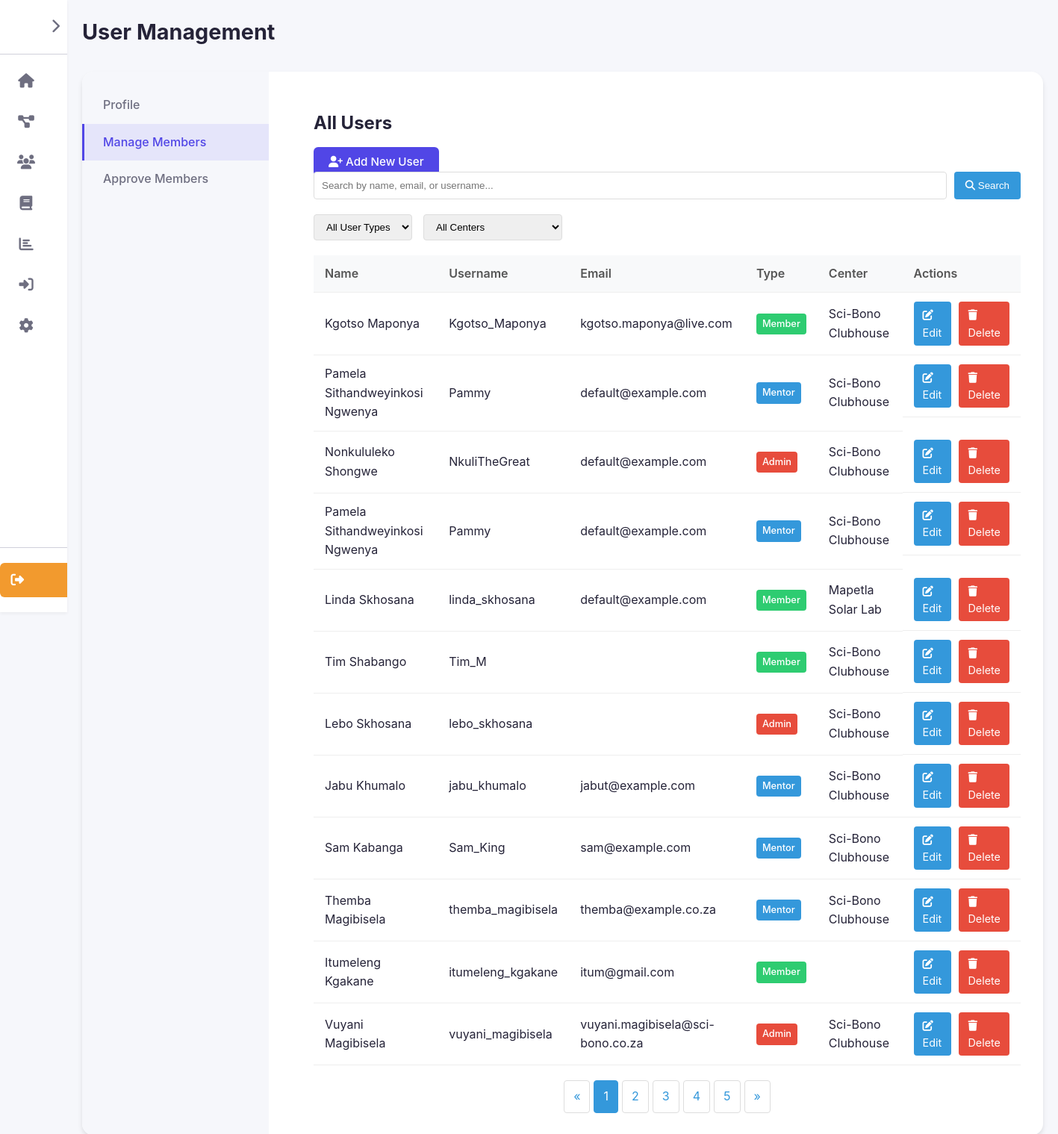
Page /app/Views/user_list.php (signed in) on the committed database.
### tables this page shows
CREATE TABLE `users` (
  `id` int(100) NOT NULL,
  `username` varchar(255) NOT NULL,
  `email` varchar(255) NOT NULL DEFAULT 'default@example.com',
  `password` varchar(255) NOT NULL,
  `name` varchar(255) NOT NULL,
  `surname` varchar(255) NOT NULL,
  `user_type` enum('admin','mentor','member','alumni','community') NOT NULL DEFAULT 'member',
  `date_of_birth` date DEFAULT NULL,
  `Gender` enum('Male','Female','Other') NOT NULL,
  `grade` int(12) DEFAULT NULL,
  `school` varchar(255) DEFAULT NULL,
  `parent` varchar(255) DEFAULT NULL,
  `parent_email` varchar(255) DEFAULT NULL,
  `leaner_number` int(10) DEFAULT NULL,
  `parent_number` int(10) DEFAULT NULL,
  `Relationship` varchar(255) DEFAULT NULL,
  `Center` enum('Sci-Bono Clubhouse','Waverly Girls Solar Lab','Mapetla Solar Lab','Emdeni Solar Lab') NOT NULL DEFAULT 'Sci-Bono Clubhouse',
  `nationality` varchar(100) DEFAULT NULL,
  `id_number` varchar(50) DEFAULT NULL,
  `home_language` varchar(50) DEFAULT NULL,
  `address_street` varchar(255) DEFAULT NULL,
  `address_suburb` varchar(255) DEFAULT NULL,
  `address_city` varchar(255) DEFAULT NULL,
  `address_province` varchar(100) DEFAULT NULL,
  `address_postal_code` varchar(20) DEFAULT NULL,
  `medical_aid_name` varchar(100) DEFAULT NULL,
  `medical_aid_holder` varchar(100) DEFAULT NULL,
  `medical_aid_number` varchar(100) DEFAULT NULL,
  `emergency_contact_name` varchar(255) DEFAULT NULL,
  `emergency_contact_relationship` varchar(100) DEFAULT NULL,
  `emergency_contact_phone` varchar(50) DEFAULT NULL,
  `emergency_contact_email` varchar(255) DEFAULT NULL,
  `emergency_contact_address` text DEFAULT NULL,
  `interests` text DEFAULT NULL,
  `role_models` text DEFAULT NULL,
  `goals` text DEFAULT NULL,
  `has_computer` tinyint(1) DEFAULT NULL,
  `computer_skills` text DEFAULT NULL,
  `computer_skills_source` varchar(255) DEFAULT NULL
);

### app/Views/user_list.php (the view, shortened to what this page needs)
<?php
require_once '../../server.php';
$sql = "SELECT * FROM users ORDER BY id DESC";
$result = $conn->query($sql);
$users = [];
if ($result && $result->num_rows > 0) {
    while ($row = $result->fetch_assoc()) {
        $users[] = $row;
    }
}
?>
<!DOCTYPE html>
<html lang="en">
<head>
    <link rel="stylesheet" href="../../public/assets/css/settingsStyle.css">
    <link rel="stylesheet" href="https://cdnjs.cloudflare.com/ajax/libs/font-awesome/6.4.0/css/all.min.css">
</head>
<body>
    <div class="container">
        <aside id="sidebar" class="sidebar">
            <div class="sidebar-header">
                <div class="sidebar-logo">
                    <img src="../../public/assets/images/TheClubhouse_Logo_White_Large.png" alt="Clubhouse Logo">
                </div>
                <button id="sidebar-toggle" class="toggle-sidebar">
                    <i class="fas fa-chevron-right"></i>
                </button>
            </div>
            <ul class="sidebar-menu">
                <li class="sidebar-item">
                    <a href="../../home.php" class="sidebar-link">
                        <div class="sidebar-icon">
                            <i class="fas fa-home"></i>
                        </div>
                    </a>
                </li>
                <li class="sidebar-item">
                    <a href="../../projects.php" class="sidebar-link">
                        <div class="sidebar-icon">
                            <i class="fas fa-project-diagram"></i>
                        </div>
                    </a>
                </li>
                <li class="sidebar-item">
                    <a href="../../members.php" class="sidebar-link">
                        <div class="sidebar-icon">
                            <i class="fas fa-users"></i>
                        </div>
                    </a>
                </li>
                <li class="sidebar-item">
                    <a href="./learn.php" class="sidebar-link">
                        <div class="sidebar-icon">
                            <i class="fas fa-book"></i>
                        </div>
                    </a>
                </li>
                <li class="sidebar-item">
                    <a href="./statsDashboard.php" class="sidebar-link">
                        <div class="sidebar-icon">
                            <i class="fas fa-chart-bar"></i>
                        </div>
                    </a>
                </li>
                <li class="sidebar-item">
                    <a href="../../signin.php" class="sidebar-link">
                        <div class="sidebar-icon">
                            <i class="fas fa-sign-in-alt"></i>
                        </div>
                    </a>
                </li>
                <li class="sidebar-item">
                    <a href="./settings.php" class="sidebar-link">
                        <div class="sidebar-icon">
                            <i class="fas fa-cog"></i>
                        </div>
                    </a>
                </li>
            </ul>
            <div class="sidebar-footer">
                <a href="../../logout_process.php" class="logout-button">
                    <i class="fas fa-sign-out-alt logout-icon"></i>
                </a>
            </div>
        </aside>
        <main id="main-content" class="main-content">
            <div class="content-header">
                <h1 class="content-title">User Management</h1>
            </div>
            <div class="settings-container">
                <div class="settings-nav">
                    <a href="./settings.php" class="settings-nav-link">Profile</a>
                    <a href="./user_list.php" class="settings-nav-link active">Manage Members</a>
                    <a href="#" class="settings-nav-link">Approve Members</a>
                </div>
                <div class="settings-content">
                    <div class="settings-header">
                        <h2>All Users</h2>
                        <a href="../../signup.php" class="form-button add-user-btn">
                            <i class="fas fa-user-plus"></i> Add New User
                        </a>
                    </div>
                    <div class="search-form">
                        <input type="text" class="search-input" placeholder="Search by name, email, or username...">
                        <button type="submit" class="search-btn">
                            <i class="fas fa-search"></i> Search
                        </button>
                    </div>
                    <div class="filters">
                        <select class="filter-select">
                            <option value="">All User Types</option>
                        </select>
                        <select class="filter-select">
                            <option value="">All Centers</option>
                        </select>
                    </div>
                    <div class="user-list-container">
                        <table class="user-list">
                            <thead>
                                <tr>
                                    <th>Name</th>
                                    <th>Username</th>
                                    <th>Email</th>
                                    <th>Type</th>
                                    <th>Center</th>
                                    <th>Actions</th>
                                </tr>
                            </thead>
                            <tbody>
                                <?php if (empty($users)): ?>
                                <tr>
                                    <td colspan="6">No users found.</td>
                                </tr>
                                <?php else: ?>
                                    <?php foreach ($users as $user): ?>
                                    <tr>
                                        <td><?php echo htmlspecialchars($user['name'] . ' ' . $user['surname']); ?></td>
                                        <td><?php echo htmlspecialchars($user['username']); ?></td>
                                        <td><?php echo htmlspecialchars($user['email']); ?></td>
                                        <td>
                                            <span class="user-type-badge badge-<?php echo $user['user_type']; ?>">
                                                <?php echo ucfirst($user['user_type']); ?>
                                            </span>
                                        </td>
                                        <td><?php echo htmlspecialchars($user['Center']); ?></td>
                                        <td class="user-actions">
                                            <a href="./settings.php?id=<?php echo $user['id']; ?>" class="user-action-btn edit-btn">
                                                <i class="fas fa-edit"></i> Edit
                                            </a>
                                            <?php if ($_SESSION['user_type'] === 'admin'): ?>
                                                <a href="<?php echo BASE_URL; ?>user-delete.php?id=<?php echo $user['id']; ?>" class="user-action-btn delete-btn" onclick="return confirm('Are you sure you want to delete this user? This action cannot be undone.');">
                                                    <i class="fas fa-trash"></i> Delete
                                                </a>
                                            <?php endif; ?>
                                        </td>
                                    </tr>
                                    <?php endforeach; ?>
                                <?php endif; ?>
                            </tbody>
                        </table>
                    </div>
                    <div class="pagination">
                        <a href="#">&laquo;</a>
                        <a href="#" class="active">1</a>
                        <a href="#">2</a>
                        <a href="#">3</a>
                        <a href="#">4</a>
                        <a href="#">5</a>
                        <a href="#">&raquo;</a>
                    </div>
                </div>
            </div>
        </main>
    </div>
</body>
</html>

### public/assets/css/settingsStyle.css (style rules this page uses)
:root { --primary: #5146e6; --primary-light: #6c63ff; --primary-dark: #3d39ac; --secondary: #f29a2e; --secondary-hover: #e08a20; --dark: #252338; --gray-dark: #414153; --gray-medium: #6e6e80; --gray-light: #d0d0db; --light: #f6f7fb; --white: #ffffff; --danger: #e74c3c; --success: #2ecc71; --shadow-sm: 0 2px 4px rgba(0, 0, 0, 0.05); --shadow-md: 0 4px 6px rgba(0, 0, 0, 0.1); --shadow-lg: 0 10px 15px rgba(0, 0, 0, 0.1); --border-radius-sm: 6px; --border-radius-md: 10px; --border-radius-lg: 16px; --transition: all 0.3s ease; }
body { font-family: 'Inter', 'Roboto', -apple-system, BlinkMacSystemFont, 'Segoe UI', sans-serif; background-color: var(--light); color: var(--dark); margin: 0; padding: 0; overflow-x: hidden; min-height: 100vh; line-height: 1.6; }
a { text-decoration: none; color: inherit; }
.container { display: grid; grid-template-columns: auto auto; height: 100vh; }
.sidebar { background-color: var(--white); color: var(--gray-medium); width: 90px; height: 100vh; box-shadow: var(--shadow-sm); display: flex; flex-direction: column; align-items: center; padding-top: 20px; position: fixed; z-index: 10; overflow-y: auto; transition: var(--transition); }
.sidebar-header { display: flex; align-items: center; justify-content: space-between; width: 100%; padding: 0 15px 20px; margin-bottom: 10px; border-bottom: 1px solid var(--gray-light); }
.toggle-sidebar { background: none; border: none; color: var(--gray-medium); cursor: pointer; font-size: 1.2rem; padding: 5px; margin-right: 5px; }
.sidebar-logo { display: flex; align-items: center; font-weight: 700; color: var(--primary); font-size: 1.2rem; }
.sidebar-logo img { width: 30px; margin-right: 10px; }
.sidebar-menu { display: flex; flex-direction: column; width: 100%; padding: 0; margin: 0; list-style-type: none; }
.sidebar-item { width: 100%; margin-bottom: 5px; }
.sidebar-link { display: flex; align-items: center; padding: 12px 15px; color: var(--gray-medium); border-radius: var(--border-radius-sm); transition: var(--transition); margin: 0 8px; }
.sidebar-icon { min-width: 24px; height: 24px; display: flex; align-items: center; justify-content: center; margin-right: 15px; font-size: 1.2rem; }
.sidebar-footer { margin-top: auto; width: 100%; padding: 20px 15px; border-top: 1px solid var(--gray-light); }
.logout-button { display: flex; align-items: center; justify-content: center; width: 100%; padding: 10px; background-color: var(--secondary); color: var(--white); border: none; border-radius: var(--border-radius-sm); cursor: pointer; font-weight: 500; transition: var(--transition); }
.logout-icon { margin-right: 10px; font-size: 1.1rem; }
.main-content { margin-left: 90px; padding: 20px; flex: 1; transition: var(--transition); }
.content-header { display: flex; align-items: center; justify-content: space-between; margin-bottom: 30px; }
.content-title { font-size: 1.8rem; font-weight: 700; color: var(--dark); margin: 0; }
.settings-container { display: grid; grid-template-columns: 250px 1fr; gap: 30px; background-color: var(--white); border-radius: var(--border-radius-lg); box-shadow: var(--shadow-md); overflow: hidden; }
.settings-nav { background-color: var(--light); padding: 20px 0; }
.settings-nav-link { display: block; padding: 12px 25px; color: var(--gray-medium); font-weight: 500; transition: var(--transition); border-left: 3px solid transparent; }
.settings-nav-link.active { background-color: rgba(81, 70, 230, 0.1); color: var(--primary); border-left: 3px solid var(--primary); }
.settings-content { padding: 30px; }
.form-button { background-color: var(--primary); color: var(--white); border: none; border-radius: var(--border-radius-sm); padding: 10px 20px; font-size: 0.95rem; font-weight: 500; cursor: pointer; transition: var(--transition); }

### rows in the picture
users: name+surname "Kgotso Maponya", username "Kgotso_Maponya", email "kgotso.maponya@live.com", user_type "Member", Center "Sci-Bono Clubhouse"
users: name+surname "Pamela Sithandweyinkosi Ngwenya", username "Pammy", email "default@example.com", user_type "Mentor", Center "Sci-Bono Clubhouse"
users: name+surname "Nonkululeko Shongwe", username "NkuliTheGreat", email "default@example.com", user_type "Admin", Center "Sci-Bono Clubhouse"
users: name+surname "Pamela Sithandweyinkosi Ngwenya", username "Pammy", email "default@example.com", user_type "Mentor", Center "Sci-Bono Clubhouse"
users: name+surname "Linda Skhosana", username "linda_skhosana", email "default@example.com", user_type "Member", Center "Mapetla Solar Lab"
users: name+surname "Tim Shabango", username "Tim_M", user_type "Member", Center "Sci-Bono Clubhouse"
users: name+surname "Lebo Skhosana", username "lebo_skhosana", user_type "Admin", Center "Sci-Bono Clubhouse"
users: name+surname "Jabu Khumalo", username "jabu_khumalo", email "jabut@example.com", user_type "Mentor", Center "Sci-Bono Clubhouse"
users: name+surname "Sam Kabanga", username "Sam_King", email "sam@example.com", user_type "Mentor", Center "Sci-Bono Clubhouse"
users: name+surname "Themba Magibisela", username "themba_magibisela", email "themba@example.co.za", user_type "Mentor", Center "Sci-Bono Clubhouse"
users: name+surname "Itumeleng Kgakane", username "itumeleng_kgakane", email "itum@gmail.com", user_type "Member"
users: name+surname "Vuyani Magibisela", username "vuyani_magibisela", email "vuyani.magibisela@sci-bono.co.za", user_type "Admin", Center "Sci-Bono Clubhouse"
